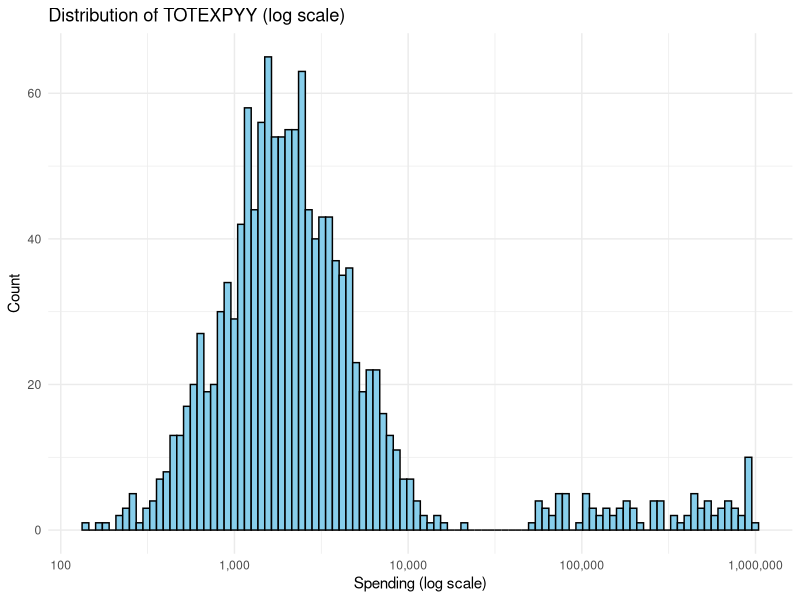
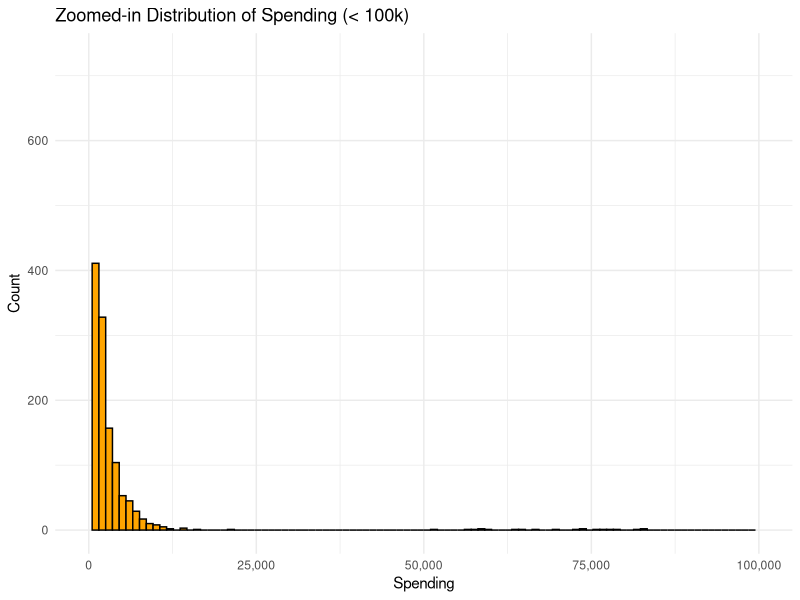

These figures' R source, in order: (Note: a time limit stopped this script after it produced the figures.)
## ---- chunk 1
knitr::opts_chunk$set(echo = TRUE)
## ---- chunk 2
library(MASS)
library(dplyr)
library(tibble)
library(broom)
library(purrr)
library(ggplot2)

## ---- chunk 3
# log-uniform draw for extremes
rlogunif <- function(n, min_val, max_val) {
  if (n <= 0) return(numeric(0))
  exp(runif(n, log(min_val), log(max_val)))
}

# range for extreme values
extreme_range <- function(mag_level) {
  switch(as.character(mag_level),
         "1" = c(5e4, 1e6),
         "2" = c(5e4, 2e6),
         "3" = c(5e4, 3e6),
         stop("Use magnitude_level 1, 2, or 3.")
  )
}

# main simulator: two-part Gamma with extremes
simulate_panel_data <- function(
  n, magnitude_level, prop_extreme = 0.01, p_treated = 0.5,
  sigma_u = 0.5, rho = 0.8, extreme_alloc = c("proportional","equal"),
  gamma_shape = 5
) {
  extreme_alloc <- match.arg(extreme_alloc)
  T <- 2; N <- n * T
  ids <- rep(1:n, each = T)
  ind_post <- rep(0:1, times = n)

  # person-level covariates
  ind_tx_i     <- rbinom(n, 1, p_treated)
  ind_female_i <- rbinom(n, 1, 0.5)
  HISPANX_i    <- rbinom(n, 1, 0.2)
  INSCOV_i     <- sample(1:3, n, replace = TRUE)

  ind_tx     <- rep(ind_tx_i, each = T)
  ind_female <- rep(ind_female_i, each = T)
  HISPANX    <- rep(HISPANX_i, each = T)
  INSCOV     <- factor(rep(INSCOV_i, each = T))

  # time-varying PCS42 with correlation
  Sigma <- matrix(c(1, rho, rho, 1), 2, 2)
  pcs   <- MASS::mvrnorm(n, mu = c(50, 50), Sigma = Sigma)
  PCS42 <- as.vector(t(pcs))
  zPCS  <- (PCS42 - 50) / 10

  # random intercept
  u_i <- rnorm(n, 0, sigma_u)
  u   <- u_i[ids]

  # Part 1: logistic for >0
  lp_cov <- 0.5*ind_post + 0.7*ind_tx + 0.2*ind_female -
            0.2*HISPANX + 0.1*zPCS + u
  pr_pos <- plogis(lp_cov)
  ind_gt0 <- rbinom(N, 1, pr_pos)

  # Part 2: Gamma for positives
  lp_cont <- 7 + 0.4*ind_post + 0.6*ind_tx + 0.15*zPCS +
             0.2*ind_female - 0.1*HISPANX + u
  mu <- exp(lp_cont)
  shape <- gamma_shape
  scale <- mu / shape

  TOTEXPYY <- rep(0, N)
  TOTEXPYY[ind_gt0 == 1] <- rgamma(sum(ind_gt0), shape = shape,
                                   scale = scale[ind_gt0 == 1])

  # extremes
  K_ext <- rbinom(1, N, prop_extreme)
  if (K_ext > 0) {
    weights_cell <- if (extreme_alloc == "equal") rep(1, 4) else
      as.integer(table(factor((ind_post*2)+ind_tx+1L, levels=1:4)))
    w_row <- as.numeric(weights_cell)[(ind_post*2)+ind_tx+1L]
    idx_ext <- sample.int(N, size = K_ext, replace = FALSE, prob = w_row)
    rng <- extreme_range(magnitude_level)
    TOTEXPYY[idx_ext] <- rlogunif(K_ext, rng[1], rng[2])
  } else idx_ext <- integer(0)

  tibble(
    DUPERSID = factor(ids),
    ind_post, ind_tx, ind_female, HISPANX, PCS42, INSCOV,
    ind_gt0  = ind_gt0,
    TOTEXPYY = TOTEXPYY,
    extreme_flag = as.integer(seq_len(N) %in% idx_ext),
    magnitude_level = magnitude_level,
    prop_extreme = prop_extreme
  )
}

## ---- chunk 4
fit_three_models <- function(
  n = 1000, magnitude_level = 1, prop_extreme = 0.05, gamma_shape = 5
) {
  dat <- simulate_panel_data(n, magnitude_level, prop_extreme, gamma_shape = gamma_shape)

  # Logistic
  fit_logit <- glm(ind_gt0 ~ ind_post*ind_tx + ind_female + HISPANX + PCS42,
                   data = dat, family = binomial)
  tidy_logit <- tidy(fit_logit) %>%
    select(term, estimate, std.error, p.value) %>%
    mutate(model = "Logistic (any >0)")

  # Gamma GLM
  fit_gamma <- glm(TOTEXPYY ~ ind_post*ind_tx + ind_female + HISPANX + PCS42,
                   data = dat %>% filter(ind_gt0 == 1, is.finite(TOTEXPYY), TOTEXPYY > 0),
                   family = Gamma(link = "log"),
                   control = glm.control(maxit = 100, epsilon = 1e-8))
  tidy_gamma <- tidy(fit_gamma) %>%
    select(term, estimate, std.error, p.value) %>%
    mutate(model = "Gamma GLM (positive)")

  # Log-OLS
  fit_logols <- lm(log1p(TOTEXPYY) ~ ind_post*ind_tx + ind_female + HISPANX + PCS42,
                   data = dat)
  tidy_logols <- tidy(fit_logols) %>%
    select(term, estimate, std.error, p.value) %>%
    mutate(model = "Log-OLS (all spending)")

  bind_rows(tidy_logit, tidy_gamma, tidy_logols)
}

# Example run
set.seed(123)
fit_three_models(n = 1000, prop_extreme = 0.05, gamma_shape = 5)

## ---- chunk 5
# Safe Gamma wrapper
safe_gamma <- function(dat) {
  dat2 <- dat %>% filter(ind_gt0 == 1, is.finite(TOTEXPYY), TOTEXPYY > 0)
  if (nrow(dat2) < 10) return(c(NA, NA))
  out <- tryCatch({
    fit <- glm(TOTEXPYY ~ ind_post*ind_tx + ind_female + HISPANX + PCS42,
               data = dat2, family = Gamma(link = "log"),
               control = glm.control(maxit = 100, epsilon = 1e-8))
    coef(summary(fit))["ind_post:ind_tx", c("Estimate","Std. Error")]
  }, error = function(e) c(NA, NA))
  out
}

# One replicate
run_one <- function(n = 1000, magnitude_level = 1, prop_extreme = 0.01, gamma_shape = 5) {
  dat <- simulate_panel_data(n, magnitude_level, prop_extreme, gamma_shape = gamma_shape)

  # Logistic
  fit1 <- glm(ind_gt0 ~ ind_post*ind_tx + ind_female + HISPANX + PCS42,
              data = dat, family = binomial)
  c1 <- coef(summary(fit1))["ind_post:ind_tx", c("Estimate","Std. Error")]

  # Gamma
  c2 <- safe_gamma(dat)

  # Log-OLS
  fit3 <- lm(log1p(TOTEXPYY) ~ ind_post*ind_tx + ind_female + HISPANX + PCS42,
             data = dat)
  c3 <- coef(summary(fit3))["ind_post:ind_tx", c("Estimate","Std. Error")]

  list(logit = c1, gamma = c2, logols = c3)
}

# Monte Carlo loop
set.seed(2025)
B <- 500
results <- replicate(B, run_one(), simplify = FALSE)

extract <- function(model) {
  est <- sapply(results, function(x) x[[model]][1])
  se  <- sapply(results, function(x) x[[model]][2])
  tibble(est = est, se = se, model = model)
}

df <- bind_rows(
  extract("logit"),
  extract("gamma"),
  extract("logols")
)

theta_true <- 0

summ <- df %>%
  group_by(model) %>%
  summarise(
    mean_est = mean(est, na.rm = TRUE),
    bias     = mean(est - theta_true, na.rm = TRUE),
    var_emp  = var(est, na.rm = TRUE),
    rmse     = sqrt(mean((est - theta_true)^2, na.rm = TRUE)),
    coverage = mean((est - 1.96*se <= theta_true) & (theta_true <= est + 1.96*se), na.rm = TRUE),
    n_fail   = sum(is.na(est)),
    fail_pct = mean(is.na(est))*100,
    .groups = "drop"
  )

summ
## ---- chunk 6
set.seed(2025)
dat <- simulate_panel_data(n = 1000, magnitude_level = 1,
                           prop_extreme = 0.05, gamma_shape = 5)

# Full distribution (log scale)
ggplot(dat, aes(x = TOTEXPYY)) +
  geom_histogram(bins = 100, color = "black", fill = "skyblue") +
  scale_x_log10(labels = scales::comma) +
  labs(title = "Distribution of TOTEXPYY (log scale)",
       x = "Spending (log scale)", y = "Count") +
  theme_minimal()

# Zoomed-in (<100k)
ggplot(dat, aes(x = TOTEXPYY)) +
  geom_histogram(bins = 100, color = "black", fill = "orange") +
  scale_x_continuous(limits = c(0, 100000), labels = scales::comma) +
  labs(title = "Zoomed-in Distribution of Spending (< 100k)",
       x = "Spending", y = "Count") +
  theme_minimal()

## ---- chunk 7
# --- scenario grid values ---
prop_extreme_vals <- c(0.01, 0.05, 0.10)
gamma_shape_vals  <- c(2, 5, 10)

# --- run MC for a single scenario ---
run_mc <- function(B = 500, n = 1000, magnitude_level = 1,
                   prop_extreme, gamma_shape) {
  results <- replicate(B, run_one(n, magnitude_level,
                                  prop_extreme, gamma_shape),
                       simplify = FALSE)
  
  extract <- function(model) {
    est <- sapply(results, function(x) x[[model]][1])
    se  <- sapply(results, function(x) x[[model]][2])
    tibble(est = est, se = se, model = model)
  }
  
  df <- bind_rows(
    extract("logit"),
    extract("gamma"),
    extract("logols")
  ) %>% mutate(prop_extreme = prop_extreme,
               gamma_shape = gamma_shape)
  
  df
}

# --- loop across scenario grid ---
grid <- expand.grid(prop_extreme = prop_extreme_vals,
                    gamma_shape = gamma_shape_vals)

set.seed(2025)
all_df <- purrr::map2_dfr(grid$prop_extreme,
                          grid$gamma_shape,
                          ~ run_mc(B = 500,
                                   prop_extreme = .x,
                                   gamma_shape = .y))

# --- summarise results ---
theta_true <- 0

summ_grid <- all_df %>%
  group_by(model, prop_extreme, gamma_shape) %>%
  summarise(
    mean_est = mean(est, na.rm = TRUE),
    bias     = mean(est - theta_true, na.rm = TRUE),
    var_emp  = var(est, na.rm = TRUE),
    rmse     = sqrt(mean((est - theta_true)^2, na.rm = TRUE)),
    coverage = mean((est - 1.96*se <= theta_true) &
                    (theta_true <= est + 1.96*se), na.rm = TRUE),
    n_fail   = sum(is.na(est)),
    fail_pct = mean(is.na(est))*100,
    .groups = "drop"
  )

print(summ_grid)

## ---- chunk 8

# --- true parameter values ---
true_logit <- c("(Intercept)"=NA,  # intercept not set in DGP
                "ind_post"=0.5,
                "ind_tx"=0.7,
                "ind_female"=0.2,
                "HISPANX"=-0.2,
                "PCS42"=0.1,
                "ind_post:ind_tx"=0)

true_gamma <- c("(Intercept)"=7,
                "ind_post"=0.4,
                "ind_tx"=0.6,
                "ind_female"=0.2,
                "HISPANX"=-0.1,
                "PCS42"=0.15,
                "ind_post:ind_tx"=0)

# --- safe gamma fit wrapper ---
safe_gamma <- function(dat) {
  dat2 <- dat %>% filter(ind_gt0 == 1, is.finite(TOTEXPYY), TOTEXPYY > 0)
  if (nrow(dat2) < 10) return(rep(NA, 7))
  out <- tryCatch({
    coef(glm(TOTEXPYY ~ ind_post*ind_tx + ind_female + HISPANX + PCS42,
             data = dat2, family = Gamma(link="log")))
  }, error = function(e) rep(NA, 7))
  out
}

# --- one replicate returning all coefficients ---
run_one_all <- function(n = 1000, magnitude_level = 1,
                        prop_extreme = 0.01, gamma_shape = 5) {
  dat <- simulate_panel_data(n, magnitude_level,
                             prop_extreme, gamma_shape = gamma_shape)

  # Logistic
  fit1 <- glm(ind_gt0 ~ ind_post*ind_tx + ind_female + HISPANX + PCS42,
              data = dat, family = binomial)
  c1 <- coef(fit1)

  # Gamma
  c2 <- safe_gamma(dat)

  list(logit = c1, gamma = c2)
}

# --- Monte Carlo ---
set.seed(2025)
B <- 200
results <- replicate(B, run_one_all(), simplify = FALSE)

# --- collect results into matrices ---
logit_mat <- do.call(rbind, lapply(results, function(x) x$logit))
gamma_mat <- do.call(rbind, lapply(results, function(x) x$gamma))

# --- summarise bias for each coefficient ---
summarise_bias <- function(mat, true_vals) {
  est_means <- colMeans(mat, na.rm = TRUE)
  est_var   <- apply(mat, 2, var, na.rm = TRUE)
  bias <- est_means - true_vals[names(est_means)]
  rmse <- sqrt(bias^2 + est_var)
  tibble(term = names(est_means),
         mean_est = est_means,
         true_val = true_vals[names(est_means)],
         bias = bias,
         var_emp = est_var,
         rmse = rmse)
}

logit_bias <- summarise_bias(logit_mat, true_logit)
gamma_bias <- summarise_bias(gamma_mat, true_gamma)

print(logit_bias)
print(gamma_bias)
